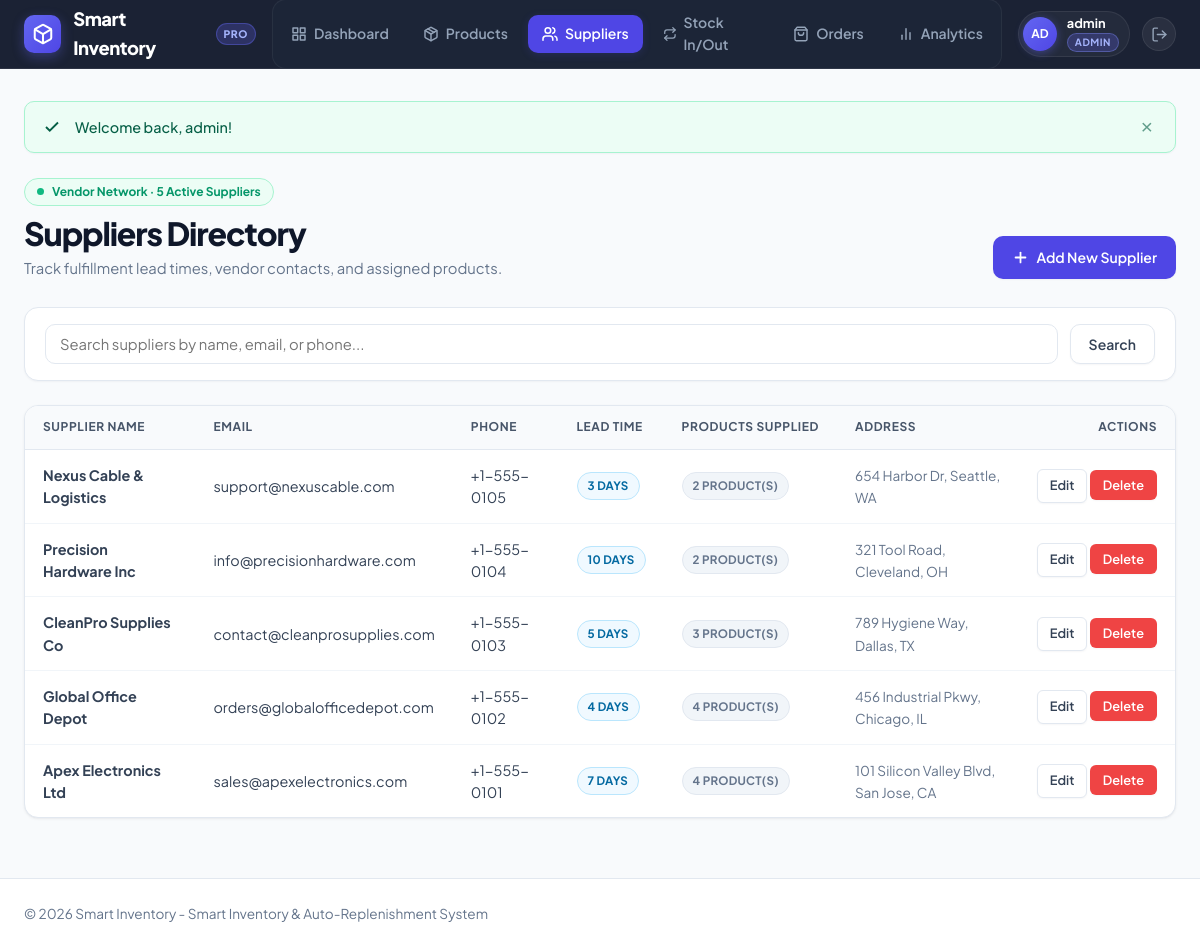
Page /suppliers.php (signed in) on the committed database.
### tables this page shows
CREATE TABLE suppliers (
    id INT AUTO_INCREMENT PRIMARY KEY,
    name VARCHAR(100) NOT NULL,
    contact_email VARCHAR(100),
    phone VARCHAR(30),
    address TEXT,
    lead_time_days INT NOT NULL DEFAULT 7,
    created_at TIMESTAMP DEFAULT CURRENT_TIMESTAMP
);

### includes/auth.php (called while the page is built, shortened)
<?php
function isLoggedIn(): bool {
    return !empty($_SESSION['user_id']);
}
function getCurrentUser(): ?array {
    return [
        'id'       => $_SESSION['user_id'],
        'username' => $_SESSION['username'] ?? '',
        'role'     => $_SESSION['user_role'] ?? 'staff',
        'email'    => $_SESSION['user_email'] ?? '',
    ];
}
function isAdmin(): bool {
    $user = getCurrentUser();
    return $user && ($user['role'] ?? '') === 'admin';
}

### includes/helpers.php (called while the page is built, shortened)
<?php
function e(?string $string): string {
    return htmlspecialchars((string)$string, ENT_QUOTES, 'UTF-8');
}
function paginate(int $totalItems, int $perPage, int $currentPage): array {
    $totalPages = max(1, (int)ceil($totalItems / $perPage));
    $currentPage = max(1, min($currentPage, $totalPages));
    $offset = ($currentPage - 1) * $perPage;
    return [
        'total'        => $totalItems,
        'per_page'     => $perPage,
        'current_page' => $currentPage,
        'total_pages'  => $totalPages,
        'offset'       => $offset,
    ];
}

### public/suppliers.php (the view, shortened to what this page needs)
<?php
require_once __DIR__ . '/../includes/auth.php';
require_once __DIR__ . '/../includes/helpers.php';
$db = getDB();
$search = trim($_GET['search'] ?? '');
$page = (int)($_GET['page'] ?? 1);
$where = ['1=1'];
$params = [];
$whereClause = implode(' AND ', $where);
$countStmt = $db->prepare("SELECT COUNT(*) FROM suppliers s WHERE $whereClause");
$countStmt->execute($params);
$totalSuppliers = (int)$countStmt->fetchColumn();
$pagination = paginate($totalSuppliers, ITEMS_PER_PAGE, $page);
$query = "
    SELECT s.*, COUNT(p.id) AS products_count
    FROM suppliers s
    LEFT JOIN products p ON s.id = p.supplier_id
    WHERE $whereClause
    GROUP BY s.id
    ORDER BY s.id DESC
    LIMIT " . (int)$pagination['per_page'] . " OFFSET " . (int)$pagination['offset'];
$stmt = $db->prepare($query);
$stmt->execute($params);
$suppliers = $stmt->fetchAll();
require_once __DIR__ . '/../includes/header.php';
?>
<div class="page-header">
    <div>
        <div class="header-status-pill">
            <span class="pulse-dot"></span>
            Vendor Network &middot; <?= number_format($totalSuppliers) ?> Active Suppliers
        </div>
        <h1 class="page-title">Suppliers Directory</h1>
        <p class="page-subtitle">Track fulfillment lead times, vendor contacts, and assigned products.</p>
    </div>
    <?php if (isAdmin()): ?>
    <a href="supplier_form.php" class="btn btn-primary">
        <svg width="17" height="17" viewBox="0 0 24 24" fill="none" stroke="currentColor" stroke-width="2.5" stroke-linecap="round" stroke-linejoin="round"><line x1="12" y1="5" x2="12" y2="19"></line><line x1="5" y1="12" x2="19" y2="12"></line></svg>
        Add New Supplier
    </a>
    <?php endif; ?>
</div>
<form method="GET" action="suppliers.php" class="filter-bar">
    <div style="flex: 1; min-width: 250px;">
        <input type="text" name="search" class="form-control" placeholder="Search suppliers by name, email, or phone..." value="<?= e($search) ?>">
    </div>
    <button type="submit" class="btn btn-secondary">Search</button>
</form>
<div class="card" style="padding: 0; overflow: hidden;">
    <div class="table-responsive">
        <table class="table">
            <thead>
                <tr>
                    <th>Supplier Name</th>
                    <th>Email</th>
                    <th>Phone</th>
                    <th>Lead Time</th>
                    <th>Products Supplied</th>
                    <th>Address</th>
                    <th style="text-align: right;">Actions</th>
                </tr>
            </thead>
            <tbody>
                <?php if (empty($suppliers)): ?>
                    <tr>
                        <td colspan="7" style="text-align: center; padding: 32px; color: var(--muted);">No suppliers found.</td>
                    </tr>
                <?php else: ?>
                    <?php foreach ($suppliers as $s): ?>
                        <tr>
                            <td><strong><?= e($s['name']) ?></strong></td>
                            <td><?= e($s['contact_email'] ?: '-') ?></td>
                            <td><?= e($s['phone'] ?: '-') ?></td>
                            <td>
                                <span class="badge badge-info"><?= e($s['lead_time_days']) ?> days</span>
                            </td>
                            <td>
                                <span class="badge badge-secondary"><?= e($s['products_count']) ?> product(s)</span>
                            </td>
                            <td>
                                <span style="font-size: 0.85rem; color: var(--muted);"><?= e($s['address'] ?: '-') ?></span>
                            </td>
                            <td style="text-align: right; white-space: nowrap;">
                                <?php if (isAdmin()): ?>
                                    <a href="supplier_form.php?id=<?= (int)$s['id'] ?>" class="btn btn-sm btn-secondary">Edit</a>
                                    <form method="POST" action="suppliers.php" style="display: inline-block;">
                                        <button type="submit" class="btn btn-sm btn-danger btn-confirm" data-confirm="Delete supplier '<?= e($s['name']) ?>'?">Delete</button>
                                    </form>
                                <?php else: ?>
                                    <span style="color: var(--muted); font-size: 0.8rem;">Read-Only</span>
                                <?php endif; ?>
                            </td>
                        </tr>
                    <?php endforeach; ?>
                <?php endif; ?>
            </tbody>
        </table>
    </div>
</div>
<?php require_once __DIR__ . '/../includes/footer.php'; ?>

### rows in the picture
suppliers: name "Nexus Cable & Logistics", contact_email "support@nexuscable.com", phone "+1-555-0105", lead_time_days "3", products_count "2", address "654 Harbor Dr, Seattle, WA"
suppliers: name "Precision Hardware Inc", contact_email "info@precisionhardware.com", phone "+1-555-0104", lead_time_days "10", products_count "2", address "321 Tool Road, Cleveland, OH"
suppliers: name "CleanPro Supplies Co", contact_email "contact@cleanprosupplies.com", phone "+1-555-0103", lead_time_days "5", products_count "3", address "789 Hygiene Way, Dallas, TX"
suppliers: name "Global Office Depot", contact_email "orders@globalofficedepot.com", phone "+1-555-0102", lead_time_days "4", products_count "4", address "456 Industrial Pkwy, Chicago, IL"
suppliers: name "Apex Electronics Ltd", contact_email "sales@apexelectronics.com", phone "+1-555-0101", lead_time_days "7", products_count "4", address "101 Silicon Valley Blvd, San Jose, CA"

### other values in the picture
APP_NAME "Smart Inventory"
$initials "AD"
$currentUser['username'] "admin"
$flash['message'] "Welcome back, admin!"
$totalSuppliers "5"
